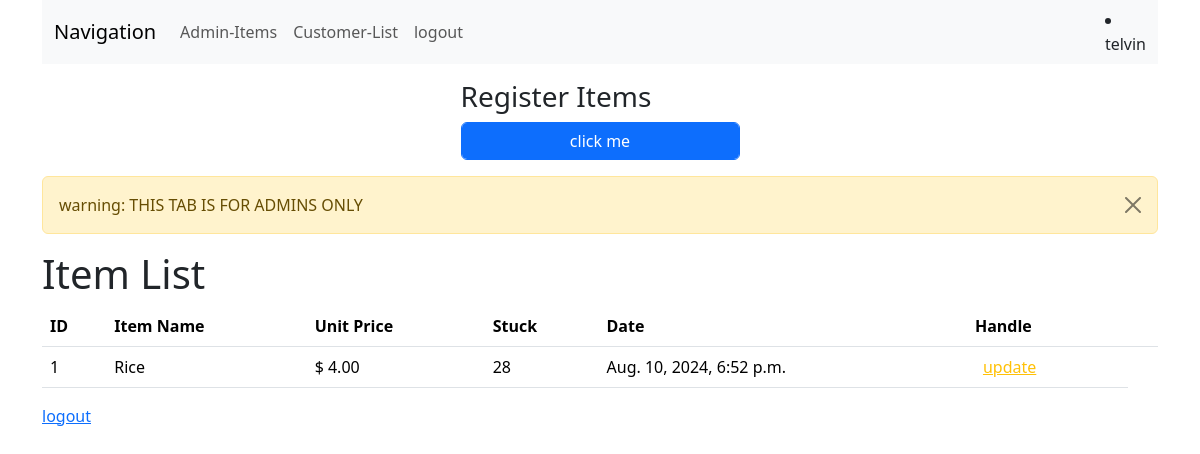
The page /items_view (signed in) on the database its author committed.
### shop/models.py (models this page shows)
class Items(models.Model):
    itemName = models.CharField(max_length=100)
    unitprice = models.DecimalField(max_digits=10, decimal_places=2)
    stock = models.IntegerField()
    created = models.DateTimeField(auto_now_add=True)
    updated = models.DateTimeField(auto_now=True)

### shop/views.py (the view)
# urls.py: path('items_view', views.items_view, name='items_view'),
@login_required(login_url="/loginFirst")
def items_view(request):
    if not request.user.is_superuser:
        messages.error(request, "Not Authorized to view that page")
        return redirect("/name_list")
    items = Items.objects.all()
    data = {"items": items}
    messages.warning(request, "THIS TAB IS FOR ADMINS ONLY")
    return render(request, "free/items.html", context=data)

### templates/free/items.html (shortened to what this page needs)
<!DOCTYPE html>
<html lang="en">
<head>
    <link href="https://cdn.jsdelivr.net/npm/bootstrap@5.3.3/dist/css/bootstrap.min.css" rel="stylesheet"
>
</head>
<body class="container">
    {% include "navbar.html" %}
    <div class="mx-auto col-3 m-3">
        <h3 class="form-label">Register Items</h3>
        <button type="button" class="form-control btn btn-primary " data-bs-toggle="modal"
            data-bs-target="#staticBackdrop">
            click me
        </button>
    </div>
    {% for message in messages %}
    {% if message.tags == 'error' %}
    <div class="alert alert-danger alert-dismissible fade show" role="alert">
        {{message.tags}}: {{message}}
        <button type="button" class="btn-close" data-bs-dismiss="alert" aria-label="Close"></button>
    </div>
    {% else %}
    <div class="alert alert-{{message.tags}} alert-dismissible fade show" role="alert">
        {{message.tags}}: {{message}}
        <button type="button" class="btn-close" data-bs-dismiss="alert" aria-label="Close"></button>
    </div>
    {%endif%}
    {% endfor %}
    {% if items %}
    <h1>Item List</h1>
    <table class="table">
        <thead>
            <tr>
                <th scope="col">ID</th>
                <th scope="col">Item Name</th>
                <th scope="col">Unit Price</th>
                <th scope="col">Stuck</th>
                <th scope="col">Date</th>
                <th scope="col">Handle</th>
                <th></th>
            </tr>
        </thead>
        <tbody>
            {% for item in items %}
            <tr>
                <td>{{ item.id}} </td>
                <td>{{ item.itemName }}</td>
                <td>$ {{ item.unitprice }}</td>
                <td>{{ item.stock }}</td>
                <td>{{ item.created }}</td>
                <td> <a class="text-warning mx-2" href="/update_items_view/{{item.id}}"> update </a></td>
            </tr>
            {% endfor %}
        </tbody>
    </table>
    {% else %}
    <h3>No Regestered Items Yet</h3>
    {% endif %}
   <a href="/logout_view"> logout</a>
</body>
</html>

### templates/navbar.html (shortened to what this page needs)
<nav class="navbar navbar-expand-lg bg-body-tertiary">
  <div class="container">
    <a class="navbar-brand" href="#">Navigation</a>
    <div class="collapse navbar-collapse" id="navbarNav">
      <ul class="navbar-nav">
        {% if user.is_superuser %}
        <li class="nav-item">
          <a class="nav-link" href="/items_view">Admin-Items</a>
        </li>
        {% endif %}
        {% if user.is_active%}
        <li class="nav-item">
          <a class="nav-link" aria-current="page" href="/name_list">Customer-List</a>
        </li>
        <li class="nav-item">
          <a class="nav-link" href="/logout_view">logout</a>
        </li>
        {% endif %}
      </ul>
    </div>
    <li class="nav-item">
      <a class="nav-link" href="#">{{user.username}}</a>
    </li>
  </div>
</nav>

### rows shown on the page
Items: id "1", itemName "Rice", unitprice "4.00", stock "28", created "Aug. 10, 2024, 6:52 p.m."

### other values the page prints
{{ user.username }} "telvin"
{{ message.tags }} "warning"
{{ message }} "THIS TAB IS FOR ADMINS ONLY"
